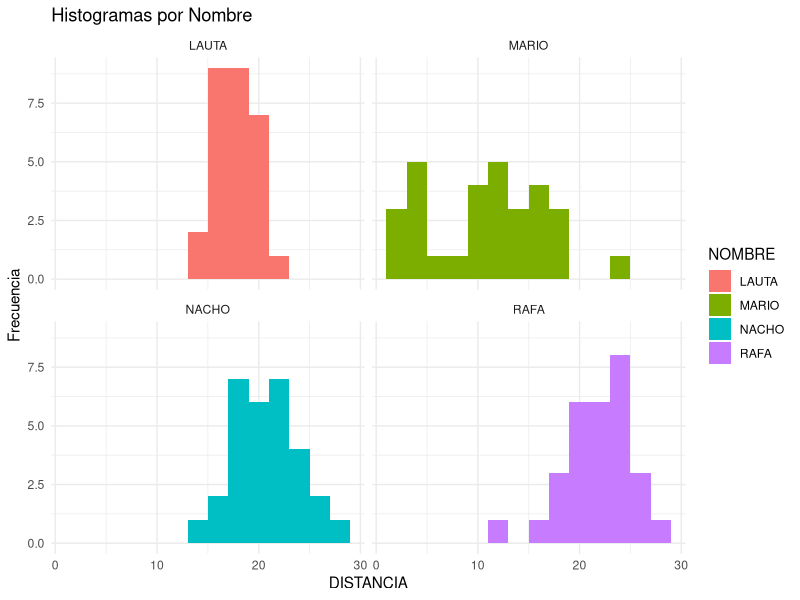
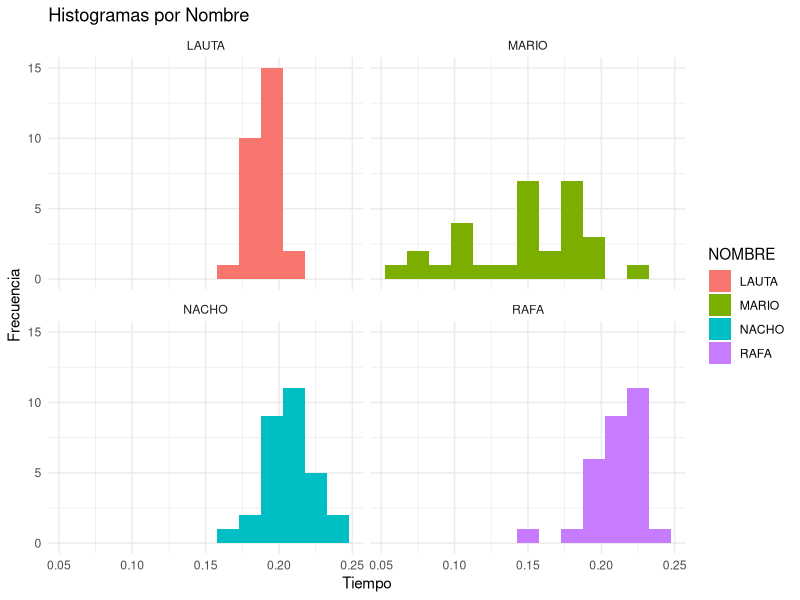
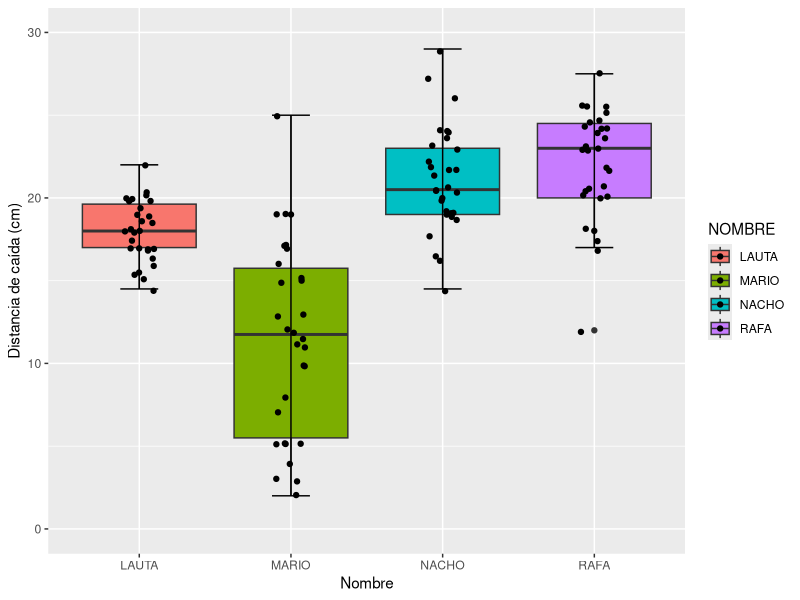
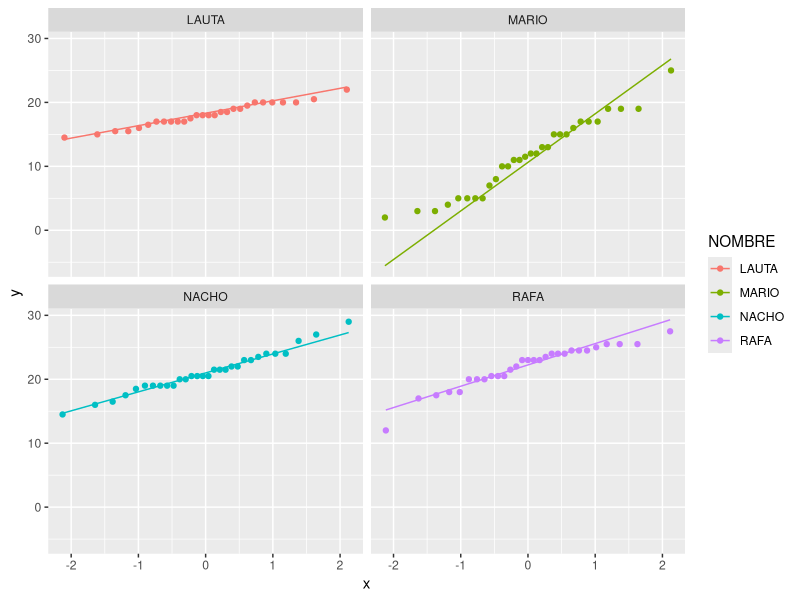
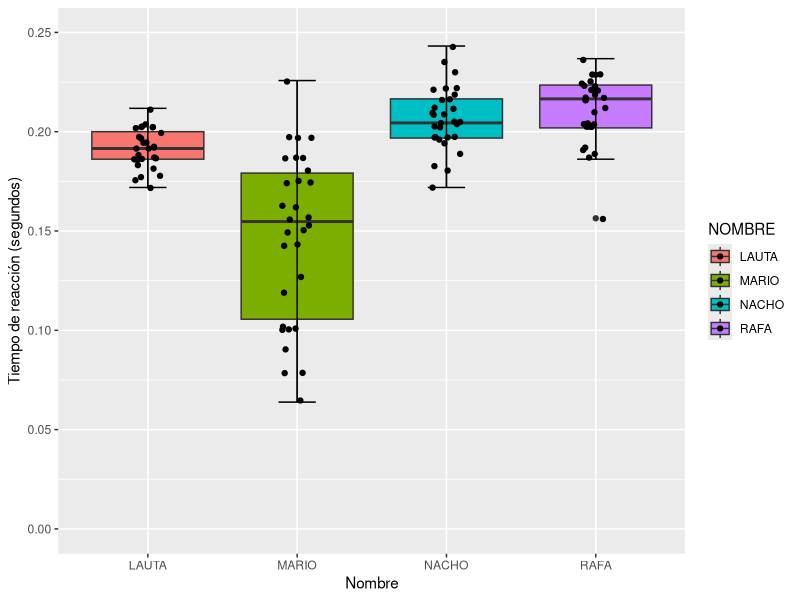
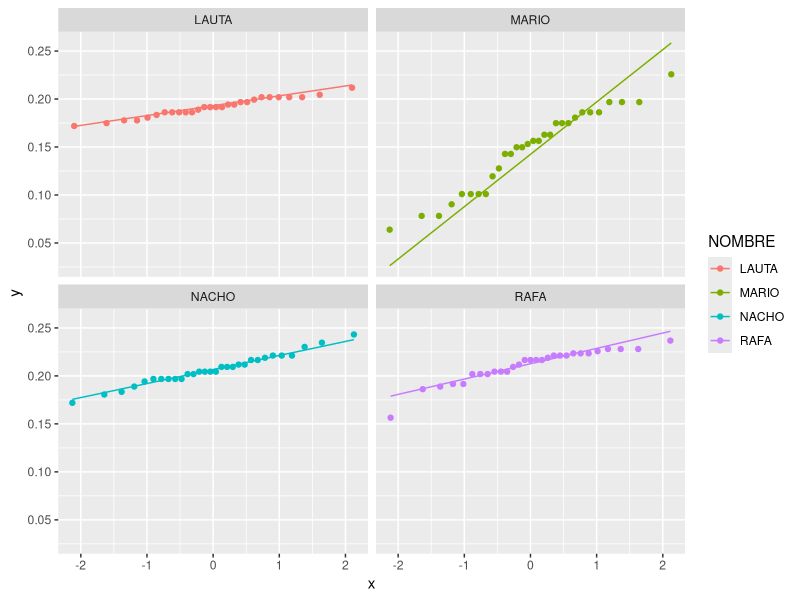
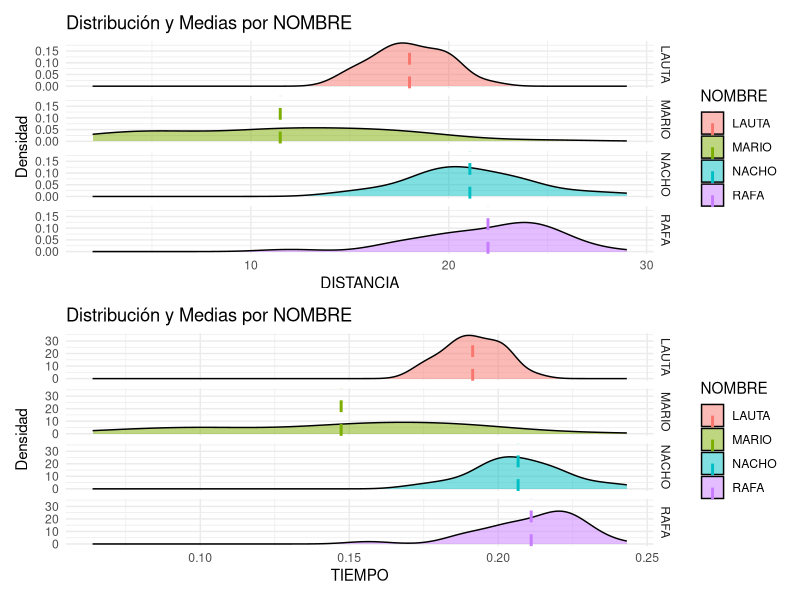
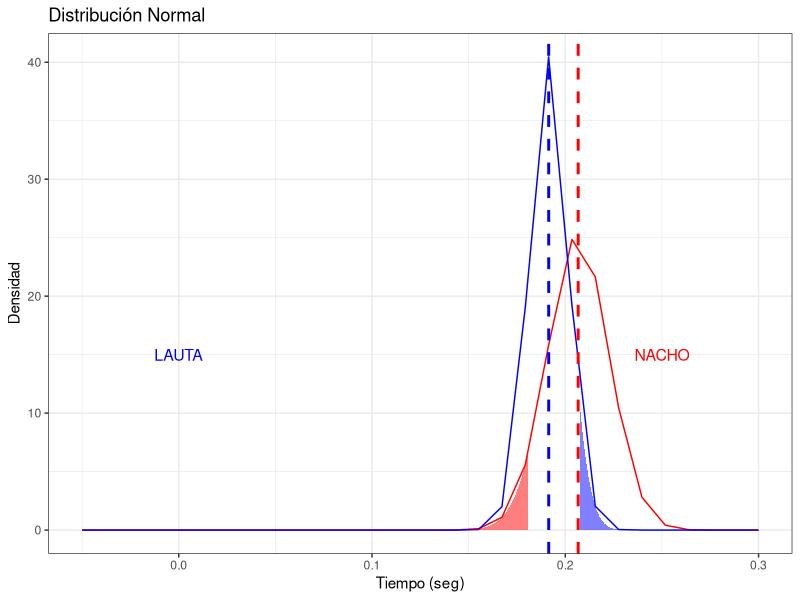

These figures' R source, in order:
## ---- chunk 1
library(tidyverse)
library(ggplot2)
library(patchwork)
## ---- chunk 2
# Carga los datos desde un archivo CSV (asegúrate de que el archivo CSV está en el directorio de trabajo)
data <- read.csv("datos/REFLEJOS.csv", header = TRUE, sep = ";")

data <- data %>%
  mutate(NACHO = as.numeric(gsub(",", ".", NACHO)))%>%
  mutate(LAUTA = as.numeric(gsub(",", ".", LAUTA)))%>%
  mutate(MARIO = as.numeric(gsub(",", ".", MARIO)))%>%
  mutate(RAFA = as.numeric(gsub(",", ".", RAFA)))

# Visualiza los primeros registros de la estructura original
head(data)
## ---- chunk 3
# Reorganiza los datos en una estructura tidy
data_tidy <- data %>%
  pivot_longer(cols = -ORDEN, names_to = "NOMBRE", values_to = "VALOR") %>%
  mutate(DISTANCIA = as.numeric(gsub(",", ".", VALOR)), TIEMPO = sqrt(2 * DISTANCIA / 981)) %>% select(ORDEN, NOMBRE, DISTANCIA, TIEMPO)

# Visualiza los primeros registros de la estructura tidy
head(data_tidy)

# Esta línea permite descartar datos extremos que posiblemente sean distorsivos. Esta decisión debe tomarse luego de mirar la distribución de los datos crudos.

data_tidy <- data_tidy %>% filter(DISTANCIA < 30)
## ---- chunk 4
write_csv(data_tidy, "datos/reflejos_tidy.csv")
## ---- chunk 5
# Crea un histograma para cada nombre
ggplot(data_tidy, aes(x = DISTANCIA, fill = NOMBRE)) +
  geom_histogram(binwidth = 2, position = "dodge") +
  labs(title = "Histogramas por Nombre", x = "DISTANCIA", y = "Frecuencia") +
  facet_wrap(vars(NOMBRE)) +
  theme_minimal()
## ---- chunk 6
# Crea un histograma para cada nombre
ggplot(data_tidy, aes(x = TIEMPO, fill = NOMBRE)) +
  geom_histogram(binwidth = 0.015, position = "dodge") +
  labs(title = "Histogramas por Nombre", x = "Tiempo", y = "Frecuencia") +
  facet_wrap(vars(NOMBRE)) +
  theme_minimal()
## ---- chunk 7
moda <- function(x) {
   return(as.numeric(names(which.max(table(x)))))
}
## ---- chunk 8
indicesReflejosDist <- data_tidy %>% 
  group_by(NOMBRE) %>% 
  reframe(n = n(), media = mean(DISTANCIA), moda = moda(DISTANCIA), mediana = median(DISTANCIA), sd = sd(DISTANCIA), varianza = var(DISTANCIA), cv = sd/media, ee = sd/(sqrt(n)), icMin = media - (1.96 * ee), icMax =  media + (1.96 * ee))
indicesReflejosDist
## ---- chunk 9
ggplot(data_tidy, aes(x = NOMBRE, y = DISTANCIA, fill = NOMBRE)) +
  geom_boxplot() +
  stat_boxplot(geom = "errorbar",
               width = 0.25) +
  geom_jitter(width = 0.1) +
  xlab("Nombre") + ylab("Distancia de caída (cm)") +
  ylim(0,30)
## ---- chunk 10
ggplot(data_tidy, aes(sample = DISTANCIA, color = NOMBRE)) + 
  stat_qq() + 
  stat_qq_line() + 
  facet_wrap(vars(NOMBRE))
## ---- chunk 11
# Realiza el test de normalidad Shapiro-Wilk para cada NOMBRE
shapiro_results <- data_tidy %>%
  group_by(NOMBRE) %>%
  summarize(p_value = shapiro.test(DISTANCIA)$p.value)

# Muestra los resultados
print(shapiro_results)
## ---- chunk 12
indicesReflejosTiempo <- data_tidy %>% 
  group_by(NOMBRE) %>% 
  reframe(n = n(), media = mean(TIEMPO), moda = moda(TIEMPO), mediana = median(TIEMPO), sd = sd(TIEMPO), varianza = var(TIEMPO), cv = sd/media, ee = sd/(sqrt(n)), icMin = media - (1.96 * ee), icMax =  media + (1.96 * ee))
indicesReflejosTiempo
## ---- chunk 13
ggplot(data_tidy, aes(x = NOMBRE, y = TIEMPO, fill = NOMBRE)) +
  geom_boxplot() +
  stat_boxplot(geom = "errorbar",
               width = 0.25) +
  geom_jitter(width = 0.1) +
  xlab("Nombre") + ylab("Tiempo de reacción (segundos)") +
  ylim(0,0.25)
## ---- chunk 14
ggplot(data_tidy, aes(sample = TIEMPO, color = NOMBRE)) + 
  stat_qq() + 
  stat_qq_line() + 
  facet_wrap(vars(NOMBRE))
## ---- chunk 15
# Realiza el test de normalidad Shapiro-Wilk para cada NOMBRE
shapiro_results <- data_tidy %>%
  group_by(NOMBRE) %>%
  summarize(p_value = shapiro.test(TIEMPO)$p.value)

# Muestra los resultados
print(shapiro_results)

## ---- chunk 16
# Crea un gráfico de densidad con una línea vertical para la media por NOMBRE
grafDistancia1 <- ggplot(data_tidy, aes(x = DISTANCIA, fill = NOMBRE)) +
  geom_density(alpha = 0.5) +
  geom_vline(data = data_tidy %>% group_by(NOMBRE) %>% summarise(mean_value = mean(DISTANCIA)),
             aes(xintercept = mean_value, color = NOMBRE), linetype = "dashed", size = 1) +
  labs(title = "Distribución y Medias por NOMBRE", x = "DISTANCIA", y = "Densidad") +
  facet_grid(rows = vars(NOMBRE)) +
  theme_minimal()
## ---- chunk 17
# Crea un gráfico de densidad con una línea vertical para la media por NOMBRE
grafTiempo1 <- ggplot(data_tidy, aes(x = TIEMPO, fill = NOMBRE)) +
  geom_density(alpha = 0.5) +
  geom_vline(data = data_tidy %>% group_by(NOMBRE) %>% summarise(mean_value = mean(TIEMPO)),
             aes(xintercept = mean_value, color = NOMBRE), linetype = "dashed", size = 1) +
  labs(title = "Distribución y Medias por NOMBRE", x = "TIEMPO", y = "Densidad") +
  facet_grid(rows = vars(NOMBRE)) +
  theme_minimal()
## ---- chunk 18
grafDistancia1 / grafTiempo1
## ---- chunk 19
# Realiza un test de Tukey para comparar las medias entre los niveles de "NOMBRE"
tukey_results <- TukeyHSD(aov(DISTANCIA ~ NOMBRE, data = data_tidy), ordered = TRUE)

# Muestra un resumen de los resultados
print(tukey_results)

## ---- chunk 20
# Realiza pruebas t de todos contra todos. Puede usar métodos "holm", "hochberg", "hommel", "bonferroni", "BH", "BY",  "fdr", "none"
pairwise_results <- pairwise.t.test(data_tidy$DISTANCIA, data_tidy$NOMBRE, p.adjust.method = "holm")

# Muestra un resumen de los resultados
print(pairwise_results)

## ---- chunk 21
# Realiza un test de Tukey para comparar las medias entre los niveles de "NOMBRE"
tukey_results <- TukeyHSD(aov(TIEMPO ~ NOMBRE, data = data_tidy), ordered = TRUE)

# Muestra un resumen de los resultados
print(tukey_results)

## ---- chunk 22
# Realiza pruebas t de todos contra todos. Puede usar métodos "holm", "hochberg", "hommel", "bonferroni", "BH", "BY",  "fdr", "none"
pairwise_results <- pairwise.t.test(data_tidy$TIEMPO, data_tidy$NOMBRE, p.adjust.method = "holm")

# Muestra un resumen de los resultados
print(pairwise_results)

## ---- chunk 23
# Selecciona los datos para los nombres "NACHO" y "LAUTA"
data_subset <- data_tidy %>% filter(NOMBRE %in% c("NACHO", "RAFA"))

# Realiza una prueba t para comparar los dos nombres. alternative = c("two.sided", "less", "greater")
t_test_result <- t.test(TIEMPO ~ NOMBRE, data = data_subset, alternative = "two.sided")
print(t_test_result)
t_test_result <- t.test(TIEMPO ~ NOMBRE, data = data_subset, alternative = "less")
print(t_test_result)
t_test_result <- t.test(TIEMPO ~ NOMBRE, data = data_subset, alternative = "greater")
print(t_test_result)

## ---- chunk 24
# MARIO 2, LAUTA 1, NACHO 3, RAFA 4  Estos son los índices y estan ordenados de menor a mayor
menor <- 1
mayor <- 3

media1 <- indicesReflejosTiempo[[mayor,3]]
media2 <- indicesReflejosTiempo[[menor,3]]
sd1 <- indicesReflejosTiempo[[mayor,6]]
sd2 <- indicesReflejosTiempo[[menor,6]]
alfa1 <- qnorm(0.05, media1, sd1)
alfa2 <-qnorm(0.95, media2, sd2)
nombre1 <- indicesReflejosTiempo[[mayor,1]]
nombre2 <- indicesReflejosTiempo[[menor,1]]

rango <- c(-0.05, 0.3)

ggplot(data.frame(x = rango), aes(x = rango)) +
  stat_function(fun = dnorm, n = 30, args = list(mean = media1, sd = sd1), color = 'red') +
  stat_function(fun = dnorm, n = 30, args = list(mean = media2, sd = sd2), color = 'blue') +
  geom_area(stat = 'function', fun = dnorm, args = list(mean = media1, sd = sd1), fill = 'red', xlim = c( min(rango),alfa1), alpha = 0.5) +
  annotate(
    "text", label = nombre1,
    x = 0.25, y = 15, size = 4, colour = "red") +
  geom_vline(aes(xintercept = media1), linetype = "dashed", size = 1, color = "red") +
  geom_area(stat = 'function', fun = dnorm, args = list(mean = media2, sd = sd2), fill = 'blue', xlim = c(alfa2, max(rango)), alpha = 0.5) +
  annotate(
    "text", label = nombre2,
    x = 0, y = 15, size = 4, colour = "blue") +
  geom_vline(aes(xintercept = media2), linetype = "dashed", size = 1, color = "blue") +
  ylab("Densidad") + ggtitle("Distribución Normal") + xlab("Tiempo (seg)") + theme_bw()
## ---- chunk 25
ggplot(data_tidy, aes(x = ORDEN, y = DISTANCIA, color = NOMBRE)) +
  geom_point() +
  geom_smooth(method=loess, se=TRUE) +
  geom_line() + 
  facet_wrap(vars(NOMBRE))
## ---- chunk 26
ggplot(data_tidy, aes(x = ORDEN, y = TIEMPO, color = NOMBRE)) +
  geom_point() +
  geom_smooth(method=loess, se=TRUE) +
  geom_line() + 
  facet_wrap(vars(NOMBRE))
## ---- chunk 27
ggplot(data_tidy, aes(x = DISTANCIA, y = TIEMPO, color = NOMBRE)) +
  geom_point() +
  #geom_smooth(method=lm, se=FALSE) +
  geom_jitter() +
  geom_line()

## ---- chunk 28
#pnorm(x, mean=media, sd=desv.tip, lower.tail = TRUE)
dnorm(c(-3,3), mean=0, sd=1)
qnorm(0.95, mean=0, sd=1)
## ---- chunk 29
indicesReflejosTiempo
## ---- chunk 30
Lauta <- rnorm(n = 10000, mean = 0.1914155, sd =	0.009860397)
Mario <- rnorm(n = 10000, mean = 0.1472720, sd =	0.042211931)
Nacho <- rnorm(n = 10000, mean = 0.2066651, sd =	0.015721508)
Rafa <- rnorm(n = 10000, mean = 0.2110530, sd =	0.016835476)

dataSim <- tibble(Lauta,Mario,Nacho,Rafa)

dataSimTidy <- dataSim %>%
  pivot_longer(everything(),names_to = "Nombre", values_to = "Tiempo") %>% group_by(Nombre)

ggplot(dataSimTidy, aes(x = Tiempo, color = Nombre)) +
  geom_histogram(bins = 40) +
  labs(title = "Histogramas por Nombre", x = "Tiempo de reacción", y = "Frecuencia") +
  facet_wrap(vars(Nombre), ncol = 1) +
  theme_minimal()
## ---- chunk 31
# Crea un histograma para cada nombre
ggplot(data_tidy, aes(x = DISTANCIA, fill = NOMBRE)) +
  geom_density(alpha = 0.4) +
  labs(title = "Densidades por Nombre", x = "DISTANCIA", y = "Frecuencia") +
  theme_minimal()

## ---- chunk 32
# MARIO 2, LAUTA 1, NACHO 3, RAFA 4  Estos son los índices y estan ordenados de menor a mayor
menor <- 1
mayor <- 4
## ---- chunk 33
media1 <- indicesReflejosDist[[mayor,3]]
media2 <- indicesReflejosDist[[menor,3]]
sd1 <- indicesReflejosDist[[mayor,6]]
sd2 <- indicesReflejosDist[[menor,6]]
alfa1 <- qnorm(0.05, media1, sd1)
alfa2 <-qnorm(0.95, media2, sd2)
nombre1 <- indicesReflejosDist[[mayor,1]]
nombre2 <- indicesReflejosDist[[menor,1]]

rango <- c(-10, 40)

ggplot(data.frame(x = rango), aes(x = rango)) +
  stat_function(fun = dnorm, n = 30, args = list(mean = media1, sd = sd1), color = 'red') +
  stat_function(fun = dnorm, n = 30, args = list(mean = media2, sd = sd2), color = 'blue') +
  geom_area(stat = 'function', fun = dnorm, args = list(mean = media1, sd = sd1), fill = 'red', xlim = c( min(rango),alfa1), alpha = 0.5) +
  annotate(
    "text", label = nombre1,
    x = 30, y = 0.1, size = 4, colour = "red") +
  geom_vline(aes(xintercept = media1), linetype = "dashed", size = 1, color = "red") +
  geom_area(stat = 'function', fun = dnorm, args = list(mean = media2, sd = sd2), fill = 'blue', xlim = c(alfa2, max(rango)), alpha = 0.5) +
  annotate(
    "text", label = nombre2,
    x = 0, y = 0.1, size = 4, colour = "blue") +
  geom_vline(aes(xintercept = media2), linetype = "dashed", size = 1, color = "blue") +
  ylab("Densidad") + ggtitle("Distribución Normal") + xlab("Distancia (cm)") + theme_bw()
## ---- chunk 34
media1 <- indicesReflejosTiempo[[mayor,3]]
media2 <- indicesReflejosTiempo[[menor,3]]
sd1 <- indicesReflejosTiempo[[mayor,6]]
sd2 <- indicesReflejosTiempo[[menor,6]]
alfa1 <- qnorm(0.05, media1, sd1)
alfa2 <-qnorm(0.95, media2, sd2)
nombre1 <- indicesReflejosTiempo[[mayor,1]]
nombre2 <- indicesReflejosTiempo[[menor,1]]

rango <- c(-0.05, 0.3)

ggplot(data.frame(x = rango), aes(x = rango)) +
  stat_function(fun = dnorm, n = 30, args = list(mean = media1, sd = sd1), color = 'red') +
  stat_function(fun = dnorm, n = 30, args = list(mean = media2, sd = sd2), color = 'blue') +
  geom_area(stat = 'function', fun = dnorm, args = list(mean = media1, sd = sd1), fill = 'red', xlim = c( min(rango),alfa1), alpha = 0.5) +
  annotate(
    "text", label = nombre1,
    x = 0.25, y = 15, size = 4, colour = "red") +
  geom_vline(aes(xintercept = media1), linetype = "dashed", size = 1, color = "red") +
  geom_area(stat = 'function', fun = dnorm, args = list(mean = media2, sd = sd2), fill = 'blue', xlim = c(alfa2, max(rango)), alpha = 0.5) +
  annotate(
    "text", label = nombre2,
    x = 0, y = 15, size = 4, colour = "blue") +
  geom_vline(aes(xintercept = media2), linetype = "dashed", size = 1, color = "blue") +
  ylab("Densidad") + ggtitle("Distribución Normal") + xlab("Tiempo (seg)") + theme_bw()
## ---- chunk 35
ggplot(data, aes(x = LAUTA, y = MARIO)) +
  geom_point() +
  geom_abline(intercept = 0, slope = 1) +
  xlim(10, 30) +
  ylim(10, 30)
